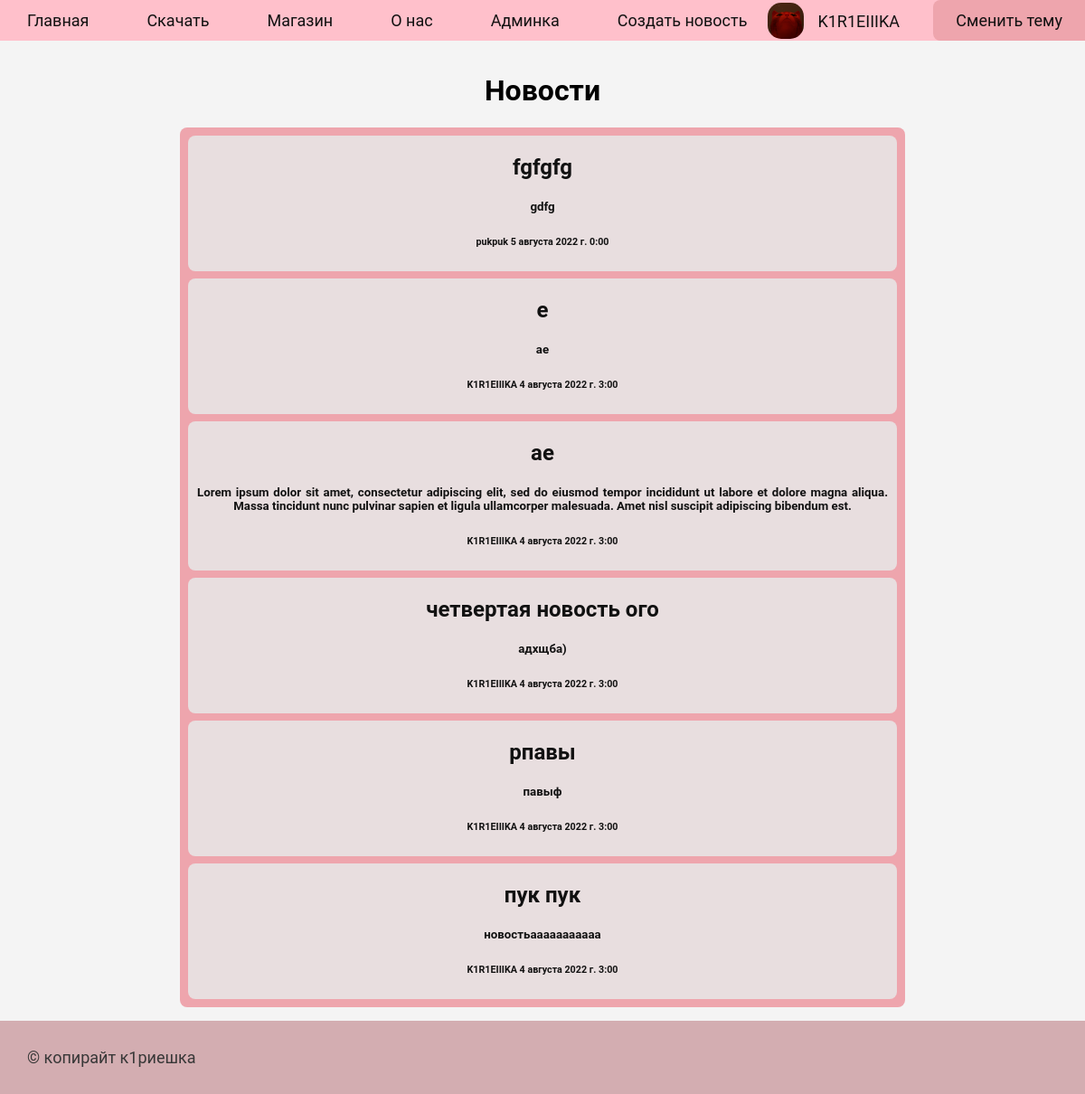
Page /news (signed in) on the committed database.
### account/models.py (models this page shows, shortened)
class Player(models.Model):
    user = models.OneToOneField(User, null=True, on_delete=models.CASCADE)
    username = models.CharField(max_length=200, null=True)
    email = models.CharField(max_length=200, null=True)
    date_created = models.DateTimeField(auto_now_add=True, null=True)
    profile_pic = models.ImageField(null=True, blank=True)
    class Meta:
        verbose_name = 'Игрок'
        verbose_name_plural = 'Игроки'

### main/models.py (models this page shows, shortened)
class News(models.Model):
    header = models.CharField('Заголовок', max_length=50)
    body = models.TextField('Основной текст')
    date = models.DateTimeField('Дата публикации', default='2022-08-04')
    author = models.ForeignKey('auth.User', on_delete=models.CASCADE)
    class Meta:
        verbose_name = 'Новость'
        verbose_name_plural = 'Новости'

### main/views.py (the view)
# urls.py: path('news', views.news, name='news'),
def news(request):
    new = News.objects.order_by('-date')
    if request.user.is_authenticated:
        data = {
            'news': new,
            'player': get_player(request.user.id)
        }
    else:
        data = {
            'news': new,
        }
    return render(request, 'main/news/news.html', data)

### account/funcs.py (called while the page is built)
def get_player(player_id):
    return Player.objects.get(id=player_id)

### main/templates/main/news/news.html (shortened to what this page needs)
{% extends 'main/layout.html' %}
{% block navbar %}
    {% if user.is_staff %}
        <a class="nav-link" href="/news/create">Создать новость</a>
    {% endif %}
{% endblock %}
{% block content %}
    <h1 class="text">Новости</h1>
    <div class="news-all">
        {% if news %}
            {% for element in news %}
                <div class="new">
                    <h2 class="news-title">{{ element.header }}</h2>
                    <h5>{{ element.body }}</h5>
                    <h6>{{ element.author }} {{ element.date }}</h6>
                </div>
            {% endfor %}
        {% else %}
            <h3>Нет новостей</h3>
        {% endif %}
    </div>
{% endblock %}

### main/templates/main/layout.html (shortened to what this page needs)
{% load static %}
<!DOCTYPE html>
<html lang="ru">
<head>
    <link rel="stylesheet" href="#" id="theme-link">
    <link rel="stylesheet" href="{% static 'main/css/global.css' %}">
</head>
<body>
<div class="wrapper">
    <nav class="nav-body">
        <button onclick="btn()" class="theme-button">Сменить тему</button>
        {% if user.is_authenticated %}
            <a class="nav-account" href="{% url 'account_home' %}">
                <div class="account">
                    <img style="border-radius: 15px; background-position: center center; background-repeat: no-repeat; width: 40px; height: 40px; min-height: 100%; overflow: hidden; object-position: center; object-fit: cover;"
                         src="{{ player.profile_pic.url }}" alt="где котик((">
                    <p style="padding: 3px 0 0 15px">{{ user.username }}</p>
                </div>
            </a>
        {% else %}
            <a class="nav-account" href="{% url 'login' %}">
                <div class="account">
                    <p style="padding: 3.75px 0 0 15px">Войдите</p>
                </div>
            </a>
        {% endif %}
        <ul class="navbar">
            <a class="nav-link" href="{% url 'home' %}">Главная</a>
            <a class="nav-link" href="{% url 'download' %}">Скачать</a>
            <a class="nav-link" href="{% url 'shop' %}">Магазин</a>
            <a class="nav-link" href="{% url 'about' %}">О нас</a>
            {% if user.is_staff %}
                <a class="nav-link" href="/admin">Админка</a>
            {% endif %}
            {% block navbar %}
            {% endblock %}
        </ul>
    </nav>
    <main>
        {% block content %}
        {% endblock %}
    </main>
    <footer class="foot_body">
        © копирайт к1риешка
    </footer>
</div>
</body>
</html>

### main/static/main/css/global.css (style rules this page uses)
body, html { width: 100%; height: 100%; padding: 0; margin: 0; font-family: "Roboto", sans-serif; }
.text { text-align: center; text-decoration: none; }
.wrapper { min-height: 100%; display: flex; flex-direction: column; }
.foot_body { padding: 30px; font: 18px "Roboto", sans-serif; }
main { margin: 15px 0; flex: 1 1 auto; }
nav { box-sizing: content-box; }
.nav-body { background-size: 100% 100%; box-sizing: content-box; }
nav a { text-decoration: none; }
nav ul { margin: 0; padding: 0; }
.nav-link { display: inline-block; padding: 12px 30px; margin: 0; font: 18px 'Roboto', sans-serif; }
.nav-account { font: 18px 'Roboto', sans-serif; }
.account { position: absolute; display: flex; flex-direction: row; padding: 2.5px 25px 2.5px 15px; top: 0; border-radius: 8px; right: 10em; line-height: 0; }
.theme-button { font: 18px 'Roboto', sans-serif; position: absolute; right: 0; display: inline-block; padding: 12px 25px; cursor: pointer; border-radius: 8px 0 0 8px; border: 0; }
.new { border-radius: 8px; text-align: justify; text-align-last: center; margin: 8px; padding: 1px 10px; }
.news-title { text-align: center; }
.news-all { width: 800px; border-radius: 8px; margin: 0 auto; padding: 1px; text-align: center; }

### main/static/main/css/lightTheme.css (style rules this page uses)
body, html { background: #f4f4f4; }
.foot_body { background: #d3adb1; color: #373737; }
.nav-body { background: pink; }
.navbar a { color: #111111; }
.theme-button { color: #111111; background: #eea5ad; }
.account { color: #111111; }
.new { background: #e8dedf; color: #111111; }
.news-all { background: #EEA5AD; color: #111111; }

### rows in the picture
Player: profile_pic (picture)
News: header "fgfgfg", body "gdfg", author "pukpuk", date "5 августа 2022 г. 0:00"
News: header "e", body "ae", author "K1R1EIIIKA", date "4 августа 2022 г. 3:00"
News: header "ae", body "Lorem ipsum dolor sit amet, consectetur adipiscing elit, sed do eiusmod tempor incididunt ut labore et dolore magna aliqua. Massa tincidunt nunc pulvinar sapien et ligula ullamcorper malesuada. Amet nisl suscipit adipiscing bibendum est.", author "K1R1EIIIKA", date "4 августа 2022 г. 3:00"
News: header "четвертая новость ого", body "адхщба)", author "K1R1EIIIKA", date "4 августа 2022 г. 3:00"
News: header "рпавы", body "павыф", author "K1R1EIIIKA", date "4 августа 2022 г. 3:00"
News: header "пук пук", body "новостьааааааааааа", author "K1R1EIIIKA", date "4 августа 2022 г. 3:00"

### other values in the picture
{{ user.username }} "K1R1EIIIKA"
